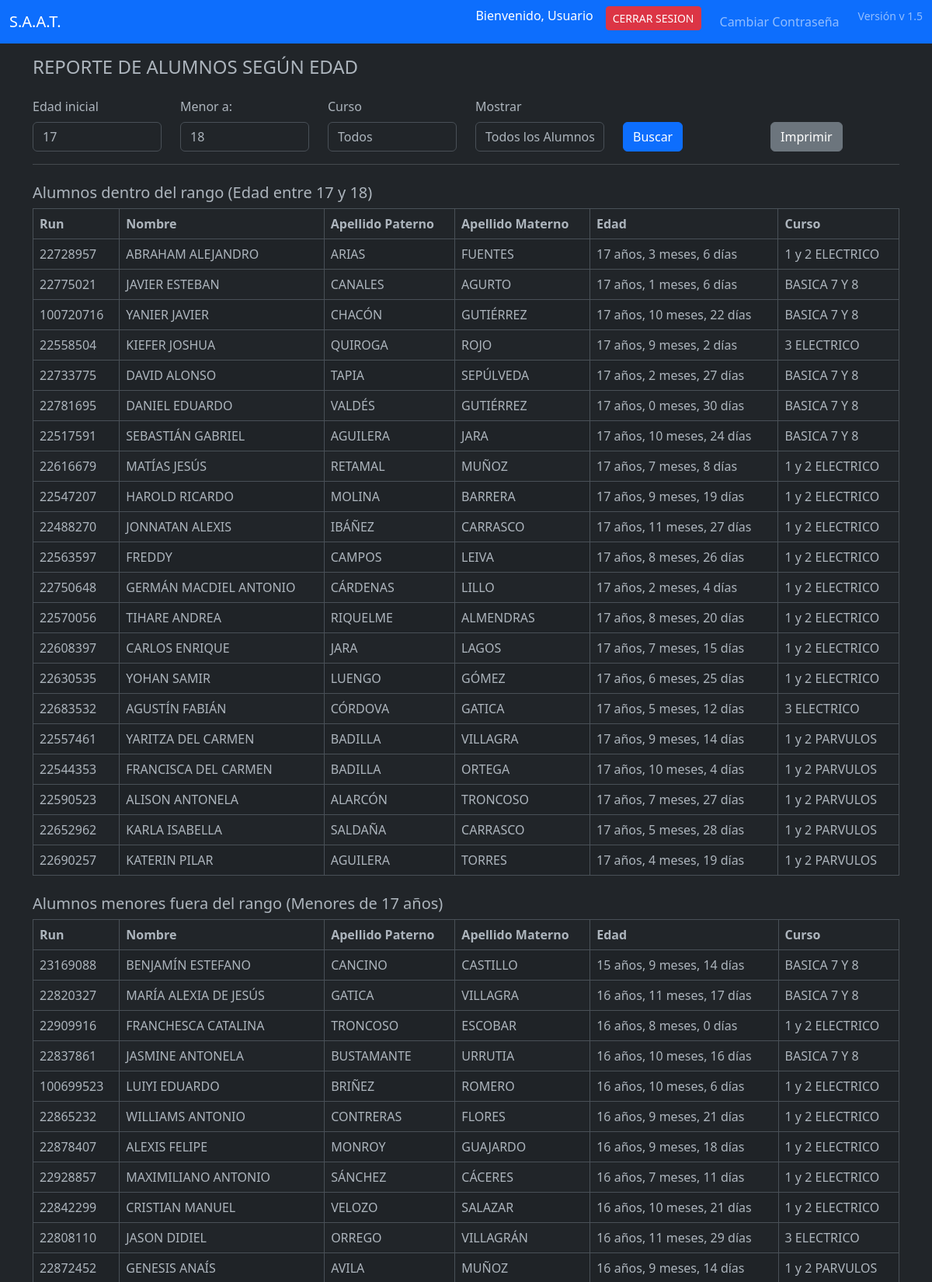
The app's page /pages/reportes/r.alum.men_may.php (upper part) with its own data.
### tables this page shows
CREATE TABLE IF NOT EXISTS `alum` (
  `idalum` int NOT NULL AUTO_INCREMENT,
  `run` int NOT NULL,
  `digv` varchar(5) NOT NULL,
  `nombres` varchar(45) NOT NULL,
  `apaterno` varchar(45) NOT NULL,
  `amaterno` varchar(45) DEFAULT NULL,
  `fnac` date NOT NULL,
  `celular` varchar(45) DEFAULT NULL,
  `telefono` varchar(45) DEFAULT NULL,
  `email` varchar(60) DEFAULT NULL,
  `direcc` varchar(60) NOT NULL,
  `comuna` varchar(45) NOT NULL,
  `codcomuna` varchar(45) DEFAULT NULL,
  `genero` varchar(1) DEFAULT NULL,
  `fincorpora` date NOT NULL,
  `fretiro` date DEFAULT NULL,
  `codetnia` int DEFAULT NULL,
  `rbd` int DEFAULT NULL,
  `anio` year DEFAULT NULL,
  `n_lista` int DEFAULT NULL,
  `codtipoense` int DEFAULT NULL,
  `codgrado` int DEFAULT NULL,
  `descgrado` varchar(300) DEFAULT NULL,
  `letracurso` varchar(1) DEFAULT NULL,
  `foto` varchar(60) DEFAULT NULL,
  `sectorestudiante` varchar(45) NOT NULL,
  `asistencia` int DEFAULT NULL,
  `promedio` decimal(7,1) DEFAULT NULL,
  `estado_civil` varchar(45) DEFAULT NULL,
  `nivelciclo` varchar(60) DEFAULT NULL,
  `tipoensenanza` varchar(50) DEFAULT NULL,
  `georreferencia` varchar(45) DEFAULT NULL,
  `especialidad` varchar(45) DEFAULT NULL,
  `nacionalidad` varchar(45) DEFAULT NULL,
  `matricula` int DEFAULT NULL,
  `trabaja` varchar(45) DEFAULT NULL,
  PRIMARY KEY (`idalum`,`run`),
  UNIQUE KEY `run_UNIQUE` (`run`)
);

CREATE TABLE IF NOT EXISTS `cursos` (
  `id` int NOT NULL AUTO_INCREMENT,
  `nombre` varchar(50) DEFAULT NULL,
  `jornada` varchar(1) NOT NULL,
  `descripcion` text,
  `descgrado` varchar(80) DEFAULT NULL,
  `codtipoense` int DEFAULT NULL,
  `codgrado` int DEFAULT NULL,
  `letra` varchar(1) DEFAULT NULL,
  PRIMARY KEY (`id`)
);

### pages/reportes/r.alum.men_may.php (the view, shortened to what this page needs)
<?php
include '../../includes/navbar.php';
$database = new Connection();
$db = $database->open();
$edad_menor = isset($_GET['edad_menor']) ? (int)$_GET['edad_menor'] : 17;
$edad_mayor = isset($_GET['edad_mayor']) ? (int)$_GET['edad_mayor'] : 18;
$mostrar = isset($_GET['mostrar']) ? $_GET['mostrar'] : 'todos';
function calcularEdad($fechaNacimiento) {
    $fechaNacimiento = new DateTime($fechaNacimiento);
    $hoy = new DateTime();
    $edad = $hoy->diff($fechaNacimiento);
    return "{$edad->y} años, {$edad->m} meses, {$edad->d} días";
}
$sqlAlumnos = "SELECT a.run, a.nombres, a.apaterno, a.amaterno, a.fnac, c.nombre AS curso,
              a.fnac AS fecha_nacimiento
              FROM alum a
              INNER JOIN cursos c ON a.codtipoense = c.codtipoense AND a.codgrado = c.codgrado";
$stmtAlumnos = $db->prepare($sqlAlumnos);
$stmtAlumnos->execute();
$alumnos = $stmtAlumnos->fetchAll(PDO::FETCH_ASSOC);
function clasificarAlumnos($alumnos, $edad_menor, $edad_mayor) {
    $dentro_rango = [];
    $menores_fuera_rango = [];
    $mayores_fuera_rango = [];
    $fechaLimiteMenor = (new DateTime())->sub(new DateInterval("P{$edad_menor}Y"));
    $fechaLimiteMayor = (new DateTime())->sub(new DateInterval("P{$edad_mayor}Y"));
    foreach ($alumnos as $alumno) {
        $fechaNacimiento = new DateTime($alumno['fecha_nacimiento']);
        if ($fechaNacimiento <= $fechaLimiteMenor && $fechaNacimiento > $fechaLimiteMayor) {
            $dentro_rango[] = $alumno;
        } elseif ($fechaNacimiento > $fechaLimiteMenor) {
            $menores_fuera_rango[] = $alumno;
        } else {
            $mayores_fuera_rango[] = $alumno;
        }
    }
    return [$dentro_rango, $menores_fuera_rango, $mayores_fuera_rango];
}
list($dentro_rango, $menores_fuera_rango, $mayores_fuera_rango) = clasificarAlumnos($alumnos, $edad_menor, $edad_mayor);
?>
<!DOCTYPE html>
<html lang="es" data-bs-theme="dark">
<head>
    <link href="https://cdn.jsdelivr.net/npm/bootstrap@5.3.0/dist/css/bootstrap.min.css" rel="stylesheet">
</head>
<body>
<div class="container">
    <h4 class="page-header mb-4">REPORTE DE ALUMNOS SEGÚN EDAD</h4>
    <form method="GET" action="">
        <div class="row">
            <div class="col-md-2">
                <label for="edad_menor" class="form-label">Edad inicial</label>
                <input type="number" name="edad_menor" id="edad_menor" class="form-control" value="<?php echo $edad_menor; ?>" required>
            </div>
            <div class="col-md-2">
                <label for="edad_mayor" class="form-label">Menor a:</label>
                <input type="number" name="edad_mayor" id="edad_mayor" class="form-control" value="<?php echo $edad_mayor; ?>" required>
            </div>
            <div class="col-md-2">
                <label for="curso" class="form-label">Curso</label>
                <select name="curso" id="curso" class="form-control">
                    <option value="">Todos</option>
                </select>
            </div>
            <div class="col-md-2">
                <label for="mostrar" class="form-label">Mostrar</label>
                <select name="mostrar" id="mostrar" class="form-control">
                    <option value="todos" <?php echo $mostrar === 'todos' ? 'selected' : ''; ?>>Todos los Alumnos</option>
                </select>
            </div>
            <div class="col-md-2 d-flex align-items-end">
                <button type="submit" class="btn btn-primary">Buscar</button>
            </div>
            <div class="col-md-2 d-flex align-items-end">
            <button type="button" class="btn btn-secondary no-print align-items-center" onclick="window.print();">Imprimir</button>
            </div>
        </div>
    </form>
    <hr>
    <?php if ($mostrar === 'todos' || $mostrar === 'solo_rango'): ?>
        <?php if ($mostrar === 'todos' || $dentro_rango): ?>
        <h5 class="mt-4">Alumnos dentro del rango (Edad entre <?php echo $edad_menor; ?> y <?php echo $edad_mayor; ?>)</h5>
        <table class="table table-bordered table-striped">
            <thead>
            <tr>
                <th>Run</th>
                <th>Nombre</th>
                <th>Apellido Paterno</th>
                <th>Apellido Materno</th>
                <th>Edad</th>
                <th>Curso</th>
            </tr>
            </thead>
            <tbody style="background-color: lightgreen;">
            <?php foreach ($dentro_rango as $alumno):
                $edad = calcularEdad($alumno['fnac']);
            ?>
            <tr>
                <td><?php echo $alumno['run']; ?></td>
                <td><?php echo $alumno['nombres']; ?></td>
                <td><?php echo $alumno['apaterno']; ?></td>
                <td><?php echo $alumno['amaterno']; ?></td>
                <td><?php echo $edad; ?></td>
                <td><?php echo $alumno['curso']; ?></td>
            </tr>
            <?php endforeach; ?>
            </tbody>
        </table>
        <?php endif; ?>
        <?php if ($mostrar === 'todos'): ?>
        <h5 class="mt-4">Alumnos menores fuera del rango (Menores de <?php echo $edad_menor; ?> años)</h5>
        <table class="table table-bordered table-striped">
            <thead>
            <tr>
                <th>Run</th>
                <th>Nombre</th>
                <th>Apellido Paterno</th>
                <th>Apellido Materno</th>
                <th>Edad</th>
                <th>Curso</th>
            </tr>
            </thead>
            <tbody style="background-color: lightyellow;">
            <?php foreach ($menores_fuera_rango as $alumno):
                $edad = calcularEdad($alumno['fnac']);
            ?>
            <tr>
                <td><?php echo $alumno['run']; ?></td>
                <td><?php echo $alumno['nombres']; ?></td>
                <td><?php echo $alumno['apaterno']; ?></td>
                <td><?php echo $alumno['amaterno']; ?></td>
                <td><?php echo $edad; ?></td>
                <td><?php echo $alumno['curso']; ?></td>
            </tr>
            <?php endforeach; ?>
            </tbody>
        </table>
        <?php endif; ?>
    <?php endif; ?>
</div>
</body>
</html>

### records on screen
alum: run "22728957", nombres "ABRAHAM ALEJANDRO", apaterno "ARIAS", amaterno "FUENTES", fnac "17 años, 3 meses, 6 días", cursos.nombre "1 y 2 ELECTRICO"
alum: run "22775021", nombres "JAVIER ESTEBAN", apaterno "CANALES", amaterno "AGURTO", fnac "17 años, 1 meses, 6 días", cursos.nombre "BASICA 7 Y 8"
alum: run "100720716", nombres "YANIER JAVIER", apaterno "CHACÓN", amaterno "GUTIÉRREZ", fnac "17 años, 10 meses, 22 días", cursos.nombre "BASICA 7 Y 8"
alum: run "22558504", nombres "KIEFER JOSHUA", apaterno "QUIROGA", amaterno "ROJO", fnac "17 años, 9 meses, 2 días", cursos.nombre "3 ELECTRICO"
alum: run "22733775", nombres "DAVID ALONSO", apaterno "TAPIA", amaterno "SEPÚLVEDA", fnac "17 años, 2 meses, 27 días", cursos.nombre "BASICA 7 Y 8"
alum: run "22781695", nombres "DANIEL EDUARDO", apaterno "VALDÉS", amaterno "GUTIÉRREZ", fnac "17 años, 0 meses, 30 días", cursos.nombre "BASICA 7 Y 8"
alum: run "22517591", nombres "SEBASTIÁN GABRIEL", apaterno "AGUILERA", amaterno "JARA", fnac "17 años, 10 meses, 24 días", cursos.nombre "BASICA 7 Y 8"
alum: run "22616679", nombres "MATÍAS JESÚS", apaterno "RETAMAL", amaterno "MUÑOZ", fnac "17 años, 7 meses, 8 días", cursos.nombre "1 y 2 ELECTRICO"
alum: run "22547207", nombres "HAROLD RICARDO", apaterno "MOLINA", amaterno "BARRERA", fnac "17 años, 9 meses, 19 días", cursos.nombre "1 y 2 ELECTRICO"
alum: run "22488270", nombres "JONNATAN ALEXIS", apaterno "IBÁÑEZ", amaterno "CARRASCO", fnac "17 años, 11 meses, 27 días", cursos.nombre "1 y 2 ELECTRICO"
alum: run "22563597", nombres "FREDDY", apaterno "CAMPOS", amaterno "LEIVA", fnac "17 años, 8 meses, 26 días", cursos.nombre "1 y 2 ELECTRICO"
alum: run "22750648", nombres "GERMÁN MACDIEL ANTONIO", apaterno "CÁRDENAS", amaterno "LILLO", fnac "17 años, 2 meses, 4 días", cursos.nombre "1 y 2 ELECTRICO"
alum: run "22570056", nombres "TIHARE ANDREA", apaterno "RIQUELME", amaterno "ALMENDRAS", fnac "17 años, 8 meses, 20 días", cursos.nombre "1 y 2 ELECTRICO"
alum: run "22608397", nombres "CARLOS ENRIQUE", apaterno "JARA", amaterno "LAGOS", fnac "17 años, 7 meses, 15 días", cursos.nombre "1 y 2 ELECTRICO"
alum: run "22630535", nombres "YOHAN SAMIR", apaterno "LUENGO", amaterno "GÓMEZ", fnac "17 años, 6 meses, 25 días", cursos.nombre "1 y 2 ELECTRICO"
alum: run "22683532", nombres "AGUSTÍN FABIÁN", apaterno "CÓRDOVA", amaterno "GATICA", fnac "17 años, 5 meses, 12 días", cursos.nombre "3 ELECTRICO"
alum: run "22557461", nombres "YARITZA DEL CARMEN", apaterno "BADILLA", amaterno "VILLAGRA", fnac "17 años, 9 meses, 14 días", cursos.nombre "1 y 2 PARVULOS"
alum: run "22544353", nombres "FRANCISCA DEL CARMEN", apaterno "BADILLA", amaterno "ORTEGA", fnac "17 años, 10 meses, 4 días", cursos.nombre "1 y 2 PARVULOS"
alum: run "22590523", nombres "ALISON ANTONELA", apaterno "ALARCÓN", amaterno "TRONCOSO", fnac "17 años, 7 meses, 27 días", cursos.nombre "1 y 2 PARVULOS"
alum: run "22652962", nombres "KARLA ISABELLA", apaterno "SALDAÑA", amaterno "CARRASCO", fnac "17 años, 5 meses, 28 días", cursos.nombre "1 y 2 PARVULOS"
alum: run "22690257", nombres "KATERIN PILAR", apaterno "AGUILERA", amaterno "TORRES", fnac "17 años, 4 meses, 19 días", cursos.nombre "1 y 2 PARVULOS"
alum: run "23169088", nombres "BENJAMÍN ESTEFANO", apaterno "CANCINO", amaterno "CASTILLO", fnac "15 años, 9 meses, 14 días", cursos.nombre "BASICA 7 Y 8"
alum: run "22820327", nombres "MARÍA ALEXIA DE JESÚS", apaterno "GATICA", amaterno "VILLAGRA", fnac "16 años, 11 meses, 17 días", cursos.nombre "BASICA 7 Y 8"
alum: run "22909916", nombres "FRANCHESCA CATALINA", apaterno "TRONCOSO", amaterno "ESCOBAR", fnac "16 años, 8 meses, 0 días", cursos.nombre "1 y 2 ELECTRICO"
alum: run "22837861", nombres "JASMINE ANTONELA", apaterno "BUSTAMANTE", amaterno "URRUTIA", fnac "16 años, 10 meses, 16 días", cursos.nombre "BASICA 7 Y 8"
alum: run "100699523", nombres "LUIYI EDUARDO", apaterno "BRIÑEZ", amaterno "ROMERO", fnac "16 años, 10 meses, 6 días", cursos.nombre "1 y 2 ELECTRICO"
alum: run "22865232", nombres "WILLIAMS ANTONIO", apaterno "CONTRERAS", amaterno "FLORES", fnac "16 años, 9 meses, 21 días", cursos.nombre "1 y 2 ELECTRICO"
alum: run "22878407", nombres "ALEXIS FELIPE", apaterno "MONROY", amaterno "GUAJARDO", fnac "16 años, 9 meses, 18 días", cursos.nombre "1 y 2 ELECTRICO"
alum: run "22928857", nombres "MAXIMILIANO ANTONIO", apaterno "SÁNCHEZ", amaterno "CÁCERES", fnac "16 años, 7 meses, 11 días", cursos.nombre "1 y 2 ELECTRICO"
alum: run "22842299", nombres "CRISTIAN MANUEL", apaterno "VELOZO", amaterno "SALAZAR", fnac "16 años, 10 meses, 21 días", cursos.nombre "1 y 2 ELECTRICO"
alum: run "22808110", nombres "JASON DIDIEL", apaterno "ORREGO", amaterno "VILLAGRÁN", fnac "16 años, 11 meses, 29 días", cursos.nombre "3 ELECTRICO"
alum: run "22872452", nombres "GENESIS ANAÍS", apaterno "AVILA", amaterno "MUÑOZ", fnac "16 años, 9 meses, 14 días", cursos.nombre "1 y 2 PARVULOS"

### other values on screen
$username "Usuario"
$appVersion "v 1.5"
$edad_menor "17"
$edad_mayor "18"
